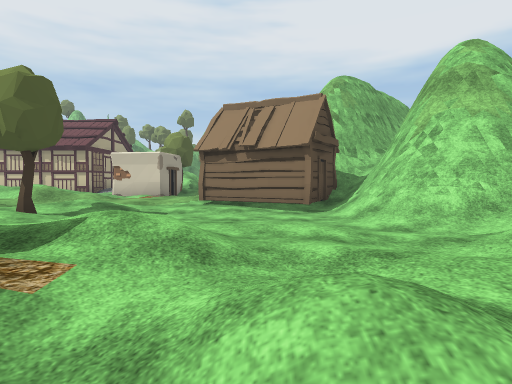
View 1 (above)

24 first-person views from a walk through a 3-D level made in the Unity game engine. The camera is 1.2 m above the floor, tilts 2° down and sees 75° across. The floor is counted in squares, 2 m on a side. Each view is taken from the middle of a square. On the plan, view 1 faces up. The plan holds only what a view shows up to about 10 squares ahead; the rest is blank. The place goes on beyond the plan. Some animated figures are not drawn. Some surface patterns are stand-ins.

View 2
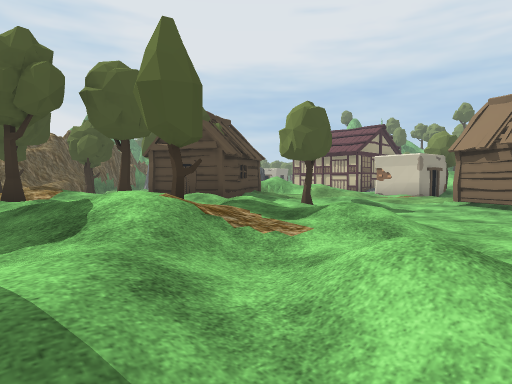

View 3
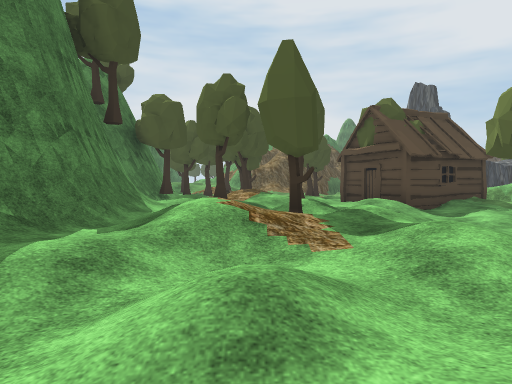

View 4
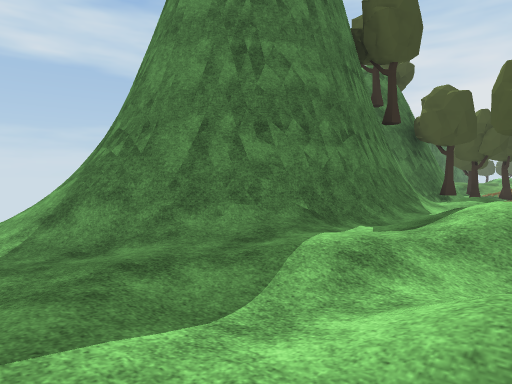

View 5
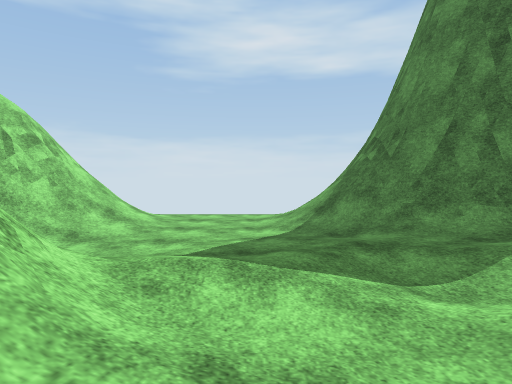

View 6
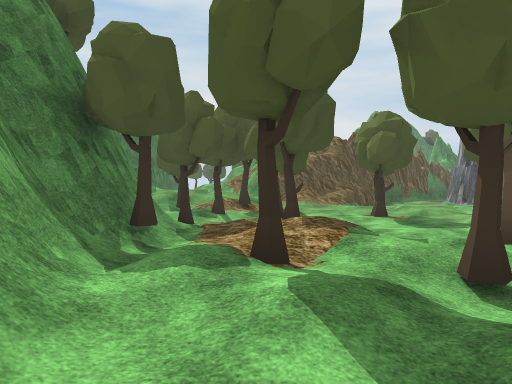

View 7
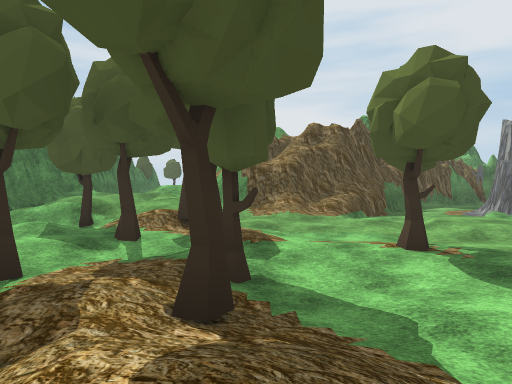

View 8
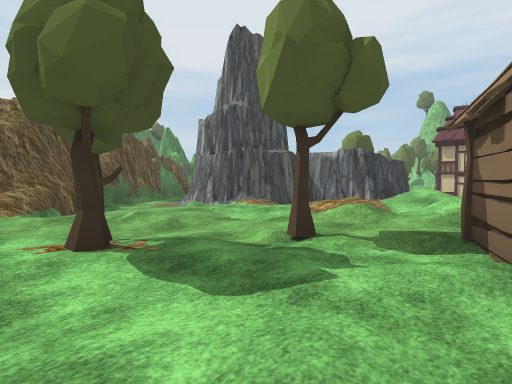

View 9
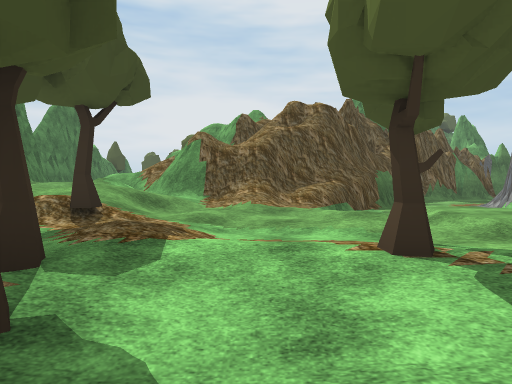

View 10
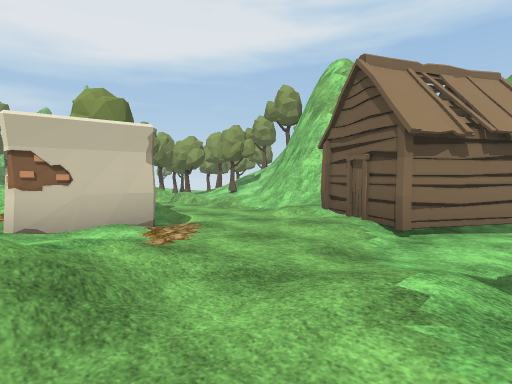

View 11
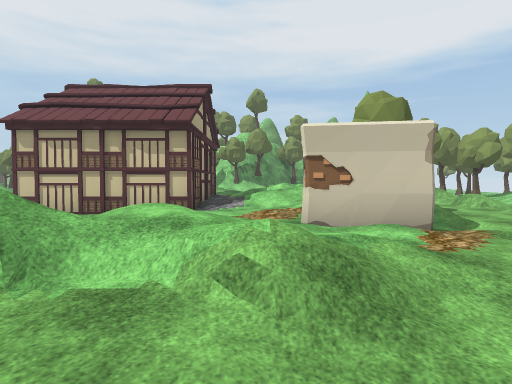

View 12
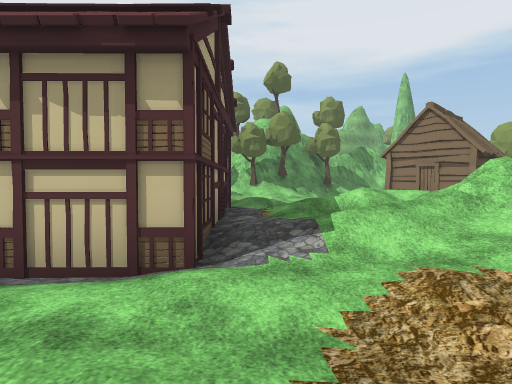

View 13
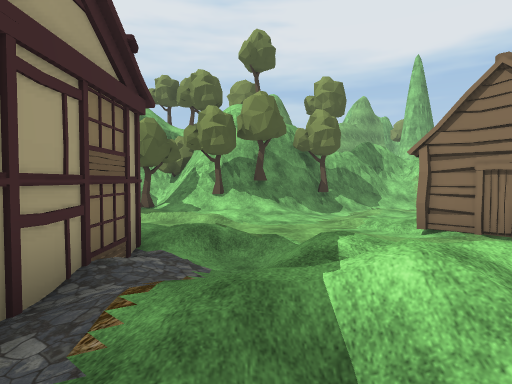

View 14
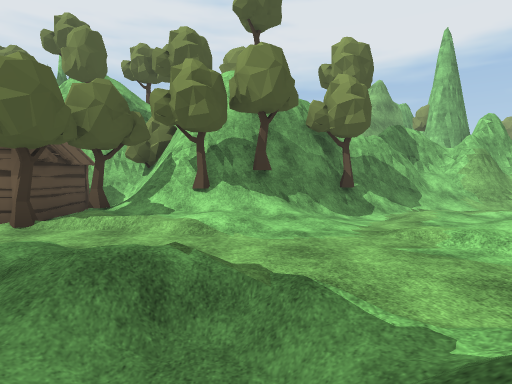

View 15
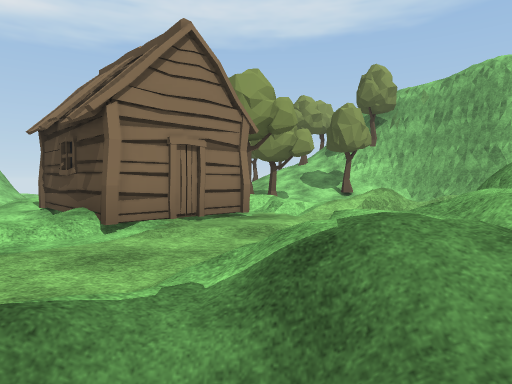

View 16
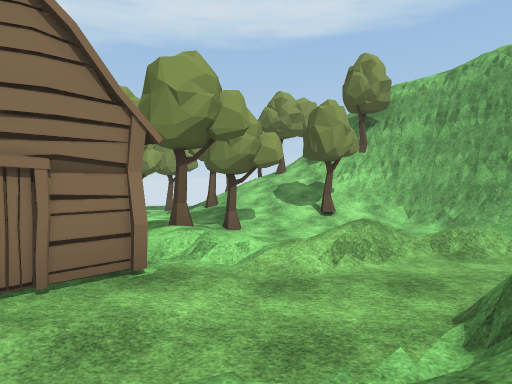

View 17
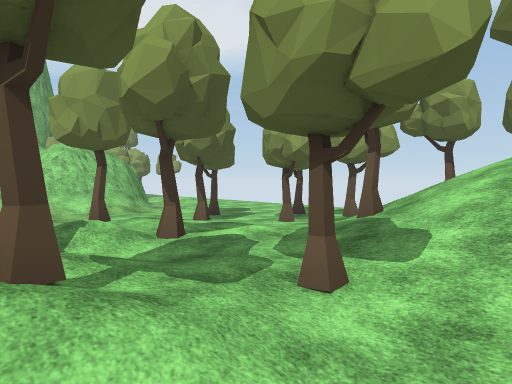

View 18
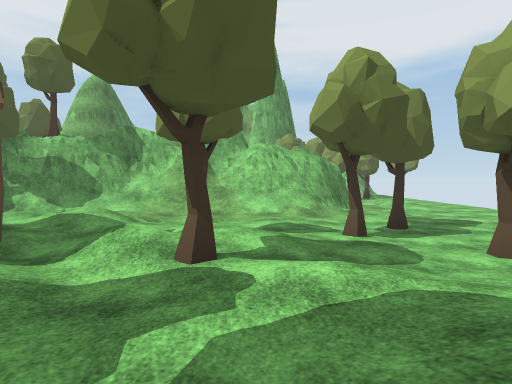

View 19
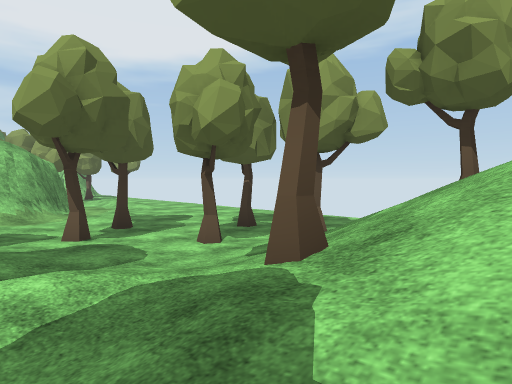

View 20
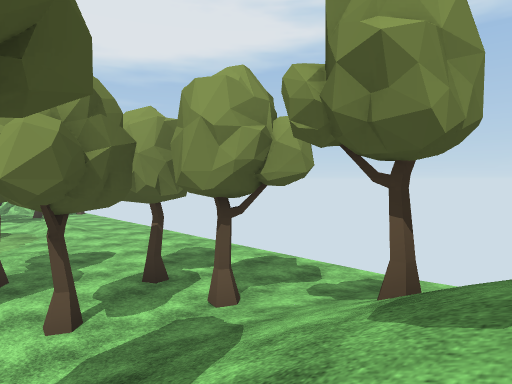

View 21
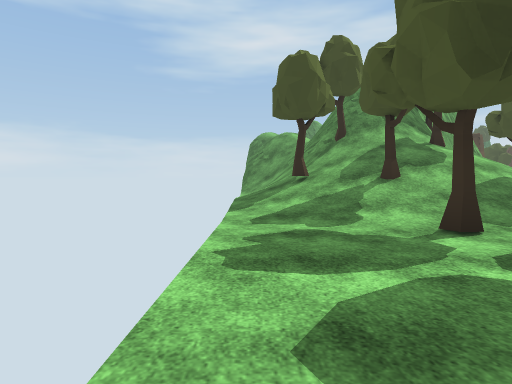

View 22
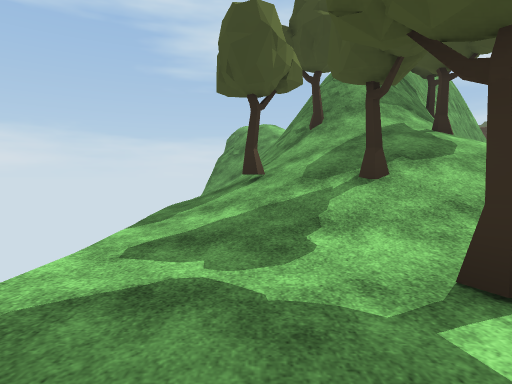

View 23
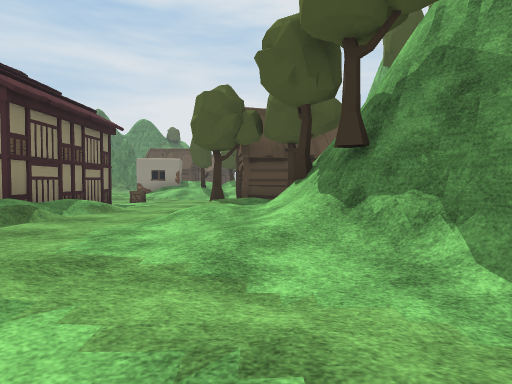

View 24
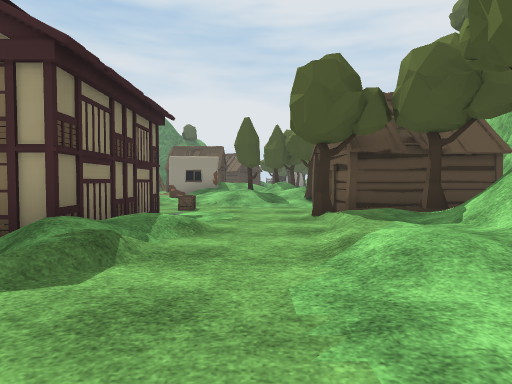

### Floor plan
Key: @ floor where view 1 was taken; # wall or solid block; . main floor; : floor 0.25 m higher than the main floor; - floor 0.25 m lower than the main floor; + floor 0.5 m higher than the main floor; * floor 0.75 m higher than the main floor; % floor 1 m higher than the main floor; & floor 1.25 m higher than the main floor; / step, stairs or slope; = window, fence, low wall or low ledge; H hut; T tree; C crate; O other object.
Columns run from 20 left of view 1 to 10 right of it. Each row starts with its distance up from view 1.
 30                           #-.
 29            #     ##########-.--
 28          ###   ###////////-----
 27        OHHH#####+/...-.---.----
 26         H.HT#TT/..:..--.-------
 25         HHH+:++:...:+..---T----
 24         ..T///:....::.T..T--T--
 23       /--......../HH./::.-T----
 22       /--...//...HH*H.T:.-..T--
 21       -C--  ///..:HH++.::////.-
 20          ####/-/.::/T:T:/T//T/.
 19             #:/%=../:/.+/////T/
 18             #+%//..#/ .///T////
 17             #+///=../ .T/#=#T//
 16             #/*// :./../#####=
 15          ####.:++  .:./##  # //
 14            .... OT/.+/##     //
 13             ::.##.../##
 12         #    + .#.../#
 11      ####   /%+ ...//
 10      #:/+*/ /*++..::HH##
  9  /#  #/.+// /://...H+:H#
  8  - ###+:++//:::.:.-.HH/##=
  7  -  /.:.:/:::H:...----/##=
  6  #--/::..::HHH+:T-----/##
  5  #=--/:...T.H.H..- ..--//
  4  ##=-/:T.:::HT+/:. ..../
  3 ###/...-T..:.+:::/++.../
  2   =/+.--:.-.:+T//T+:.:/
  1   #/.:.:+TTT/*+:: /./::#
  0  =#///T:..:+/+T+:*/+@.:/
 -1  ///%%*:T.:..:////:+:...
 -2    //%+::/T#########:..--/
 -3      &T/:    #     ##.---/=
 -4                    ##/---/#/
 -5    #/               #/---/#/
 -6    ##                 ---

Positions as (right, up) in squares from view 1, and headings:
1: (0, 0), facing up
2: (1, -1), facing up-left
3: (2, 1), facing left
4: (2, 1), facing down-left
5: (2, 2), facing down
6: (-3, 0), facing left
7: (-7, 1), facing left
8: (-8, 2), facing up-left
9: (-9, 2), facing left
10: (-6, 7), facing up-right
11: (-6, 7), facing up
12: (-7, 12), facing up
13: (-6, 16), facing up
14: (-6, 19), facing up
15: (-7, 20), facing right
16: (-5, 19), facing right
17: (0, 18), facing up-right
18: (3, 19), facing up
19: (3, 19), facing up-right
20: (5, 19), facing up-right
21: (10, 26), facing down
22: (9, 24), facing down
23: (-2, 25), facing left
24: (-4, 23), facing left
